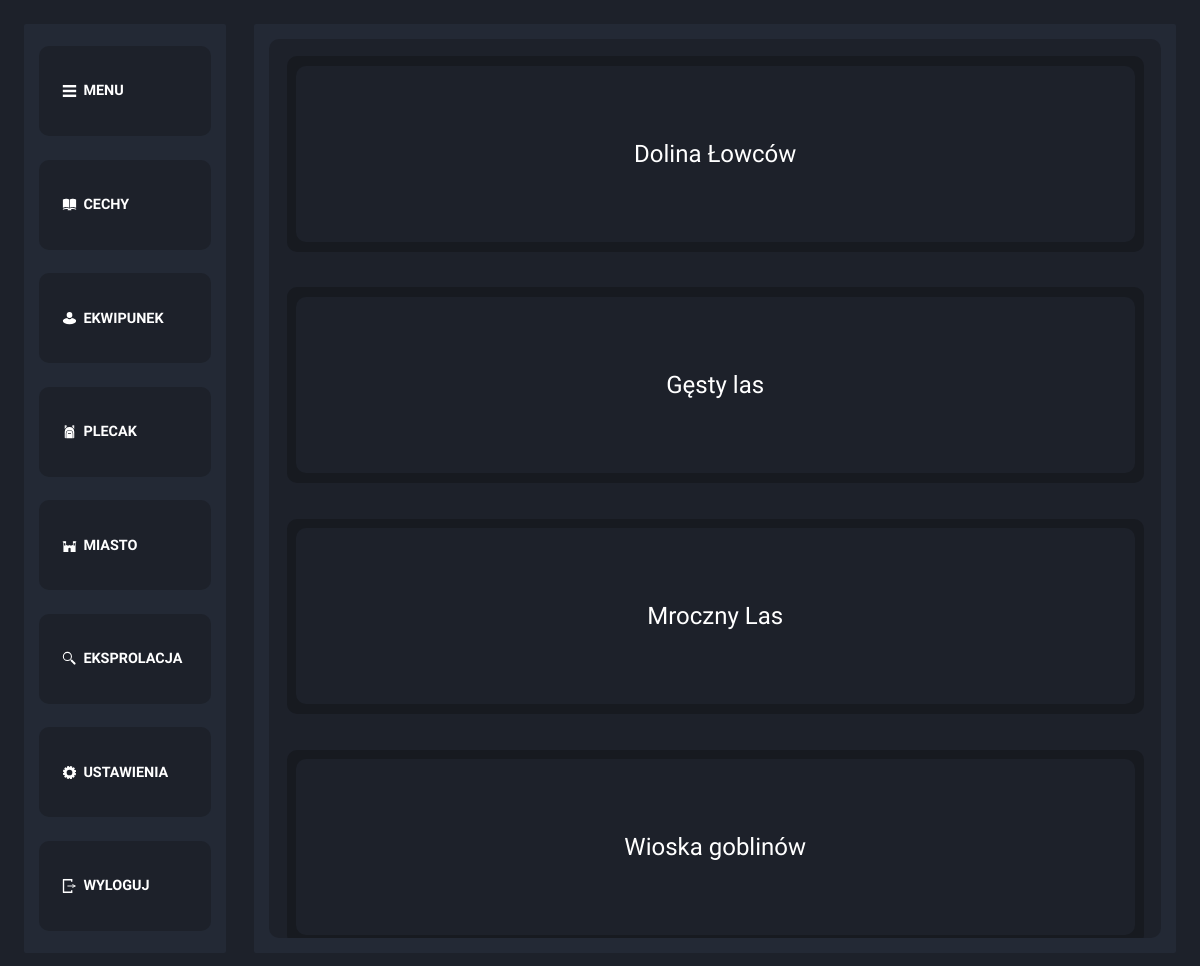
Screenshot of /exploration/index.php (signed in) with the database file from the repository.
### tables this page shows
CREATE TABLE `regions` (
  `ID` int(11) NOT NULL,
  `name` text NOT NULL,
  `image` text NOT NULL
);

### exploration/index.php (the view, shortened to what this page needs)
<!DOCTYPE html>
<html lang="en">
<head>
    <link rel="stylesheet" href="style.css">
</head>
<body>
<aside id="menu">
        <section class="menu" onclick="hide()">
            <div class="menu_icon"><img src="../icons/menu.svg" alt=""></div>
            <div class="menu_text">MENU</div>
        </section>
        <section class="menu" onclick="character()">
            <div class="menu_icon"><img src="../icons/skill.svg" alt=""></div>
            <div class="menu_text">CECHY</div>
        </section>
        <section class="menu" onclick="equipment()">
            <div class="menu_icon"><img src="../icons/equipment.svg" alt=""></div>
            <div class="menu_text">EKWIPUNEK</div>
        </section>
        <section class="menu" onclick="backpack()">
            <div class="menu_icon"><img src="../icons/backpack.svg" alt=""></div>
            <div class="menu_text">PLECAK</div>
        </section>
        <section class="menu" onclick="city()">
            <div class="menu_icon"><img src="../icons/city.svg" alt=""></div>
            <div class="menu_text">MIASTO</div>
        </section>
        <section class="menu" onclick="exploration()">
            <div class="menu_icon"><img src="../icons/explor.svg" alt=""></div>
            <div class="menu_text">EKSPROLACJA</div>
        </section>
        <section class="menu" onclick="settings()">
            <div class="menu_icon"><img src="../icons/settings.svg" alt=""></div>
            <div class="menu_text">USTAWIENIA</div>
        </section>
        <section class="menu" onclick="logout()">
            <div class="menu_icon"><img src="../icons/logout.svg" alt=""></div>
            <div class="menu_text">WYLOGUJ</div>
        </section>
    </aside>
    <main id="glowny">
        <section class="container">
            <?php
                $connect=mysqli_connect("localhost","root","","rpg");
                $sql="SELECT * FROM regions;";
                $resoult=mysqli_query($connect,$sql);
                while($row=mysqli_fetch_assoc($resoult))
                {
                    echo"
                        <section class='region'>
                            <section class='name' onclick='width(this, 0)'>{$row["name"]}</section>";
                        echo"</section>";
                }
            ?>
        </section>
    </main>
</body>
</html>

### exploration/style.css (style rules this page uses)
body,html { padding: 0; margin: 0; width: 100%; height: 100%; }
* { font-family: "Comfortaa", Verdana, Geneva, Tahoma, sans-serif; color: white; font-size: 2svw; transition: 1s ease; border-radius: 10px; }
body { display: flex; flex-wrap: wrap; background-color: #1d212a; box-sizing: border-box; padding: 2%; overflow: hidden; }
main { width: 80%; height: 100%; background-color: #232935; box-sizing: border-box; border: 3px #232935 solid; border-radius: 2px; transition: 1s ease; padding: 1%; display: flex; flex-wrap: wrap; position: relative; animation:normal 3s main; }
aside { right: 0%; width: 17.5%; margin-right: 2.5%; height: 100%; background-color: #232935; box-sizing: border-box; border: 3px #232935 solid; border-radius: 2px; transition: 1s ease; display: flex; flex-wrap: wrap; padding: 1%; align-items: center; }
.menu { display: flex; align-items: center; justify-content: center; width: 100%; margin-bottom: 5%; height: 10%; background-color: #1d212a; overflow: hidden; box-sizing: border-box; padding: 10%; transition: 0.5s ease; }
.menu:last-child { margin-bottom: 0px; }
.menu_icon>img { width: 70%; aspect-ratio: 1; }
.menu>div { opacity: 1; display: flex; align-items: center; transition: 1s ease; height: 100%; }
.menu_icon { width: 20%; justify-content: center; }
.menu_text { width: 80%; justify-content: left; font-size: 1.2svw; font-weight: bold; color: white; }
.container { width: 100%; height: 100%; background-color: #1d212a; overflow: auto; box-sizing: border-box; display: flex; flex-wrap: wrap; overflow-x: hidden; }
.region { width: 96%; height: 20svh; margin: 2%; background-color: #171a20; padding: 1svh 1%; box-sizing: border-box; display: flex; flex-wrap: wrap; }
.name { width: 100%; height: 18svh; background-color: #1d212a; display: flex; align-items: center; justify-content: center; }

### rows the page displays
regions: name "Dolina Łowców"
regions: name "Gęsty las"
regions: name "Mroczny Las"
regions: name "Wioska goblinów"
